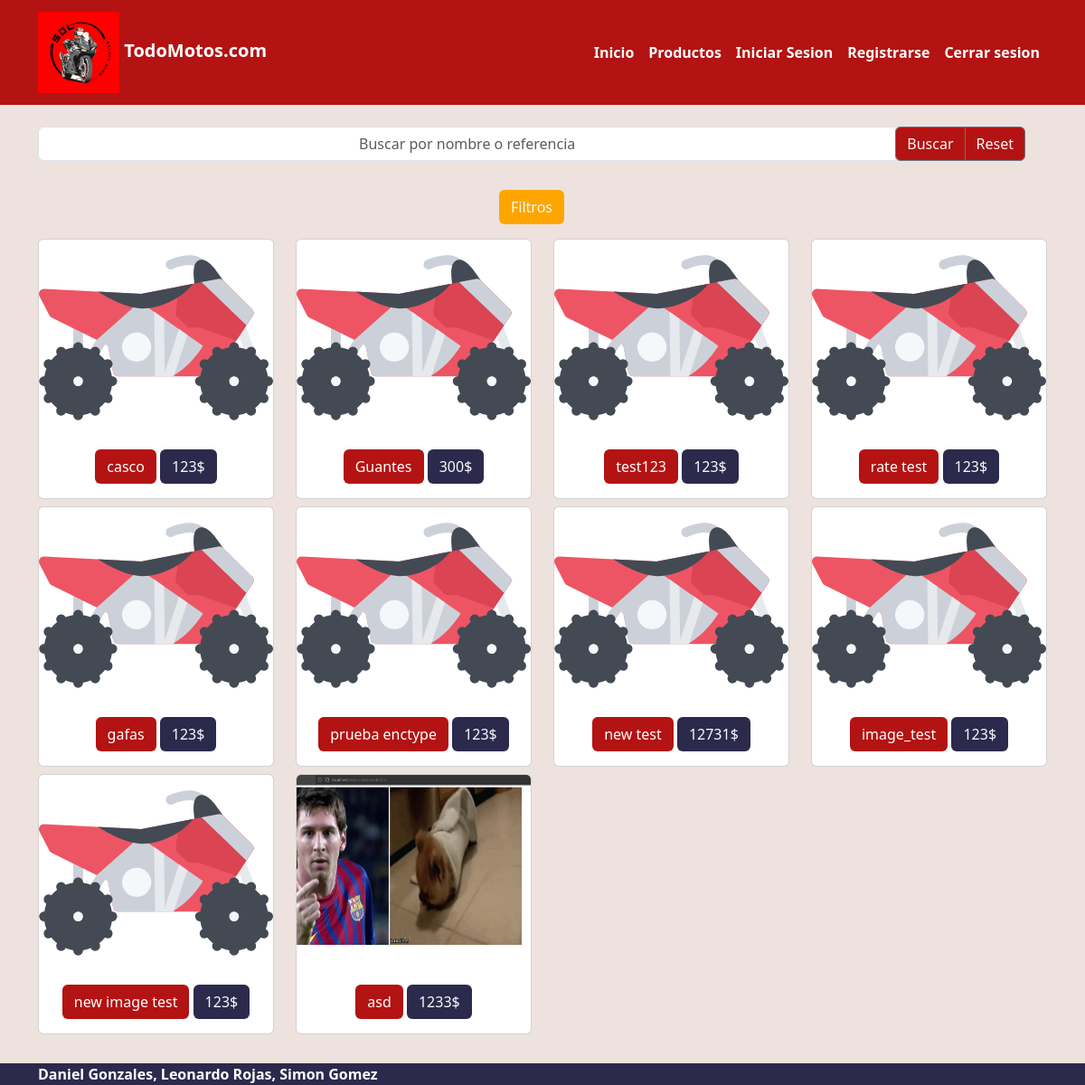
Before: /products/ with the older database file.
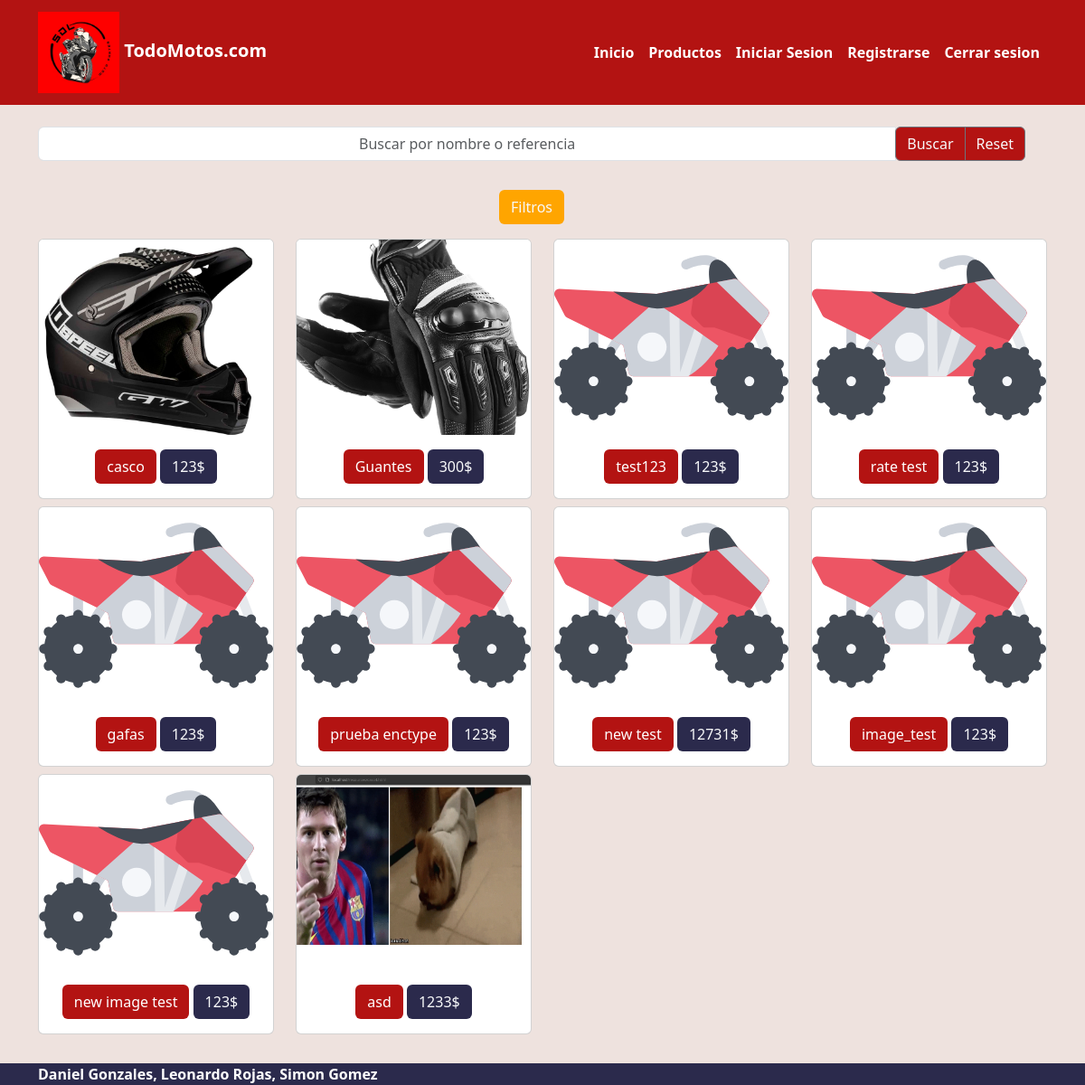
After: the same page with the newer database file.
### ecommerce/models.py (models this page shows)
class Product(models.Model):
    name = models.CharField(max_length=255)
    brand = models.CharField(max_length=50, null=True)
    description = models.CharField(max_length=300)
    reference = models.CharField(max_length=50)
    price = models.IntegerField()
    stock = models.IntegerField()
    image = models.ImageField(upload_to='uploads/', null=True, blank=True)

### ecommerce/views.py (the view)
# urls.py: path('products/',ProductListView.as_view(),name='products'),
class ProductListView(ListView):
    model = Product.objects
    template_name = 'pages/products.html'
    context_object_name = "products"
    form = ProductForm()
    def get_queryset(self):
        query = self.request.GET.get("name")
        brand = self.request.GET.get("brand")
        minprice = self.request.GET.get("minprice")
        maxprice = self.request.GET.get("maxprice")
        if not query:
            query = ""
        if not brand:
            brand = ""
        if not minprice:
            minprice = 0
        if not maxprice:
            maxprice = 9999999999
        filters_query = Q(name__icontains=query) | Q(reference__icontains=query)
        filters_query &= Q(brand__icontains=brand)
        filters_query &= Q(price__gte=minprice) & Q(price__lte=maxprice)
        products = Product.objects.filter(filters_query)
        return products
    def get_context_data(self, **kwargs):
        context = super().get_context_data(**kwargs)
        context['form'] = self.form
        return context

### ecommerce/forms.py (shortened to what this page needs)
class ProductForm(forms.ModelForm):
    class Meta:
        model = Product
        fields = ['name','price', 'description','brand','stock', 'reference', 'image']
    BRAND_CHOICES = [
        ("","Sin Marca/Cualquier Marca"),
        ("Kawasaki", "Kawasaki"),
        ("Honda", "Honda"),
        ("Yamaha", "Yamaha"),
        ("Suzuki", "Suzuki"),
    ]
    brand = forms.ChoiceField(label="Brand", choices=BRAND_CHOICES, required=False)

### ecommerce/templates/pages/products.html (shortened to what this page needs)
{% extends 'base.html' %}
{% load static %}
{% block content %}
<div class="d-grid gap-3">
    <div class="input-group row d-flex justify-content-center text-center">
        <form method="GET">
        <div class="input-group mb-3 text-align:center">
            <input name="name" type="text" class="form-control text-center " placeholder="Buscar por nombre o referencia" aria-label="Recipient's username" aria-describedby="basic-addon2">
            <div class="btn-group">
              <button class="btn btn-outline-secondary bg-primary text-light " type="submit">Buscar</button>
              <button class="btn btn-outline-secondary bg-primary text-light" type="submit" value="" name="name">Reset</button>
            </div>
          </div>
          <button class="btn bg-info text-light my-3" type="button" data-bs-toggle="collapse" data-bs-target="#filtros" aria-expanded="false" aria-controls="collapseExample">
            Filtros
          </button>
        </div>
      </div>
<div class="row">
    {% for product in products %}
    <div class="col-md-4 col-lg-3 mb-2">
        <div class="card">
          {%if product.image%}
            <img src="{{product.image}}" class="card-img-top img-card">
          {%else%}
            <img src="{% static 'products/icono_moto.svg' %}" class="card-img-top img-card">
          {%endif%}
            <div class="card-body text-center">
                <a href="{% url 'product' id=product.id  %}" class="btn bg-primary text-white">
                    {{product.name}}</a>
                <a class="btn bg-secondary text-light" href="{% url 'product' id=product.id  %}">{{product.price}}$</a>
            </div>
        </div>
    </div>
    {% endfor %}
</div>
</div>
{%endblock%}

Changed rows visible on the page:
changed Product "casco": image: picture added
changed Product "Guantes": image: picture added
